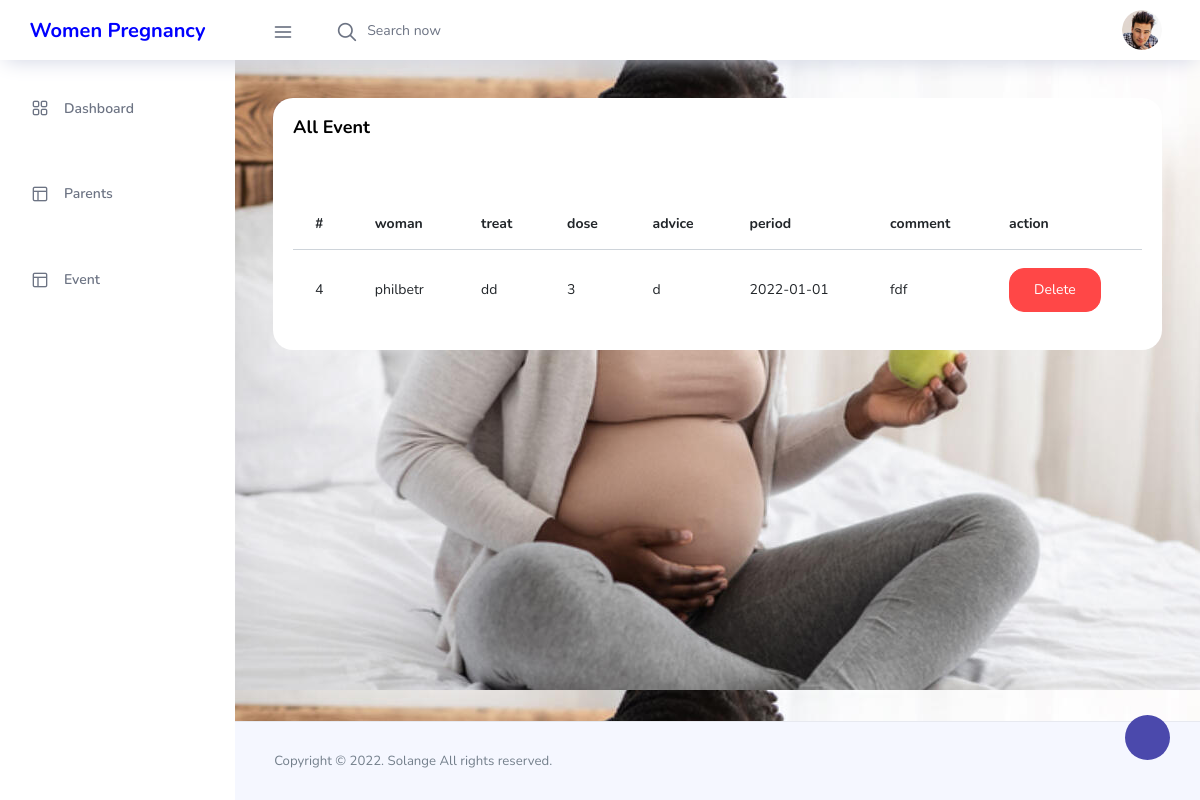
Page /admin/agent/treatall.php (signed in) on the committed database.
### tables this page shows
CREATE TABLE `event` (
  `id` int(11) NOT NULL,
  `woman` text NOT NULL,
  `treat` varchar(222) NOT NULL,
  `dose` varchar(222) NOT NULL,
  `advice` text NOT NULL,
  `period` varchar(222) NOT NULL,
  `nextperiod` varchar(222) NOT NULL,
  `comment` text NOT NULL,
  `adversor_id` int(11) NOT NULL
);

CREATE TABLE `parent` (
  `id` int(11) NOT NULL,
  `name` text NOT NULL,
  `gender` varchar(255) NOT NULL,
  `dob` varchar(255) NOT NULL,
  `email` varchar(255) NOT NULL,
  `phone` varchar(255) NOT NULL,
  `location` varchar(255) NOT NULL,
  `timesent` timestamp NOT NULL DEFAULT current_timestamp() ON UPDATE current_timestamp(),
  `cell` text NOT NULL,
  `village` text NOT NULL,
  `hospital` int(11) NOT NULL
);

### admin/agent/treatall.php (the view, shortened to what this page needs)
<?php
include 'navbar.php';
?>
      <div class="main-panel">
        <div class="content-wrapper">
          <div class="row">
          <div class="col-md-12 grid-margin stretch-card">
              <div class="card">
                <div class="card-body">
                <div class="row">
                    <div class="col-md-6">
                    <h4 class="card-title">All Event</h4>
                    </div>
                  </div>
                  <div class=" table-border-style">
                        <div class="table-responsive">
                  <br>
                  <br>
                        <table id="zero_config" class="table table-hover">
                                <thead>
                                    <tr>
                                        <th>#</th>
                                        <th>woman </th>
                                        <th>treat</th>
                                        <th>dose</th>
                                        <th>advice</th>
                                        <th>period</th>
                                        <th>comment</th>
                                        <th>action</th>
                                    </tr>
                                </thead>
                                <tbody>
                                <?php
                                    $quer=mysqli_query($conn,"SELECT * FROM event");
                                    while ($row=mysqli_fetch_array($quer)){
                                    ?>
                                    <tr>
                                        <td><?php echo $row['id'] ; ?></td>
                                      <td>
                                        <?php
                                            $productid=$row['woman'];
                                            $quertwo=mysqli_query($conn,"SELECT * FROM  parent WHERE id=$productid");
                                            $rowtwo=mysqli_fetch_array($quertwo);
                                            echo $rowtwo['name'] ;
                                        ?></td>
                                        <td><?php echo $row['treat'] ; ?></td>
                                        <td><?php echo $row['dose'] ; ?></td>
                                        <td><?php echo $row['advice'] ; ?></td>
                                        <td><?php echo $row['period'] ; ?></td>
                                        <td><?php echo $row['comment'] ; ?></td>
                                        <td>
                                            <a class="btn btn-danger"  href="delete.php?deltreat=<?php echo $row['id']; ?> " onclick="return confirm('are you sure! you want to delete this treate.')" id="red">Delete</a>
                                          </td>
                                    </tr>
                                    <?php
                                    }
                                    ?>
                                </tbody>
                        </table>
                        </div>
                    </div>
                </div>
              </div>
            </div>
          </div>
        </div>
        <?php
include 'footer.php';
?>

### rows in the picture
event: id "4", parent.name "philbetr", treat "dd", dose "3", advice "d", period "2022-01-01", comment "fdf"
